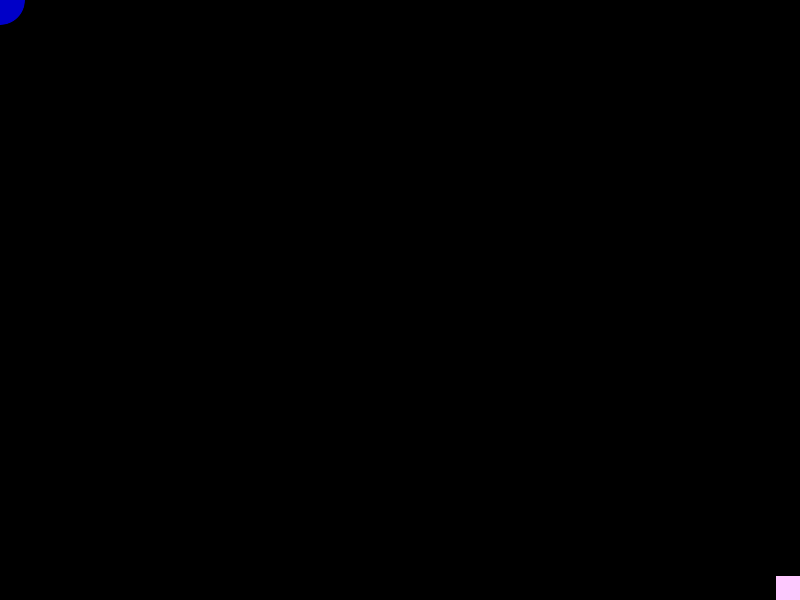
Frame 1 (no input)
Frame 60 (the mouse pressed at the canvas centre just before this capture): identical to frame 1, image omitted
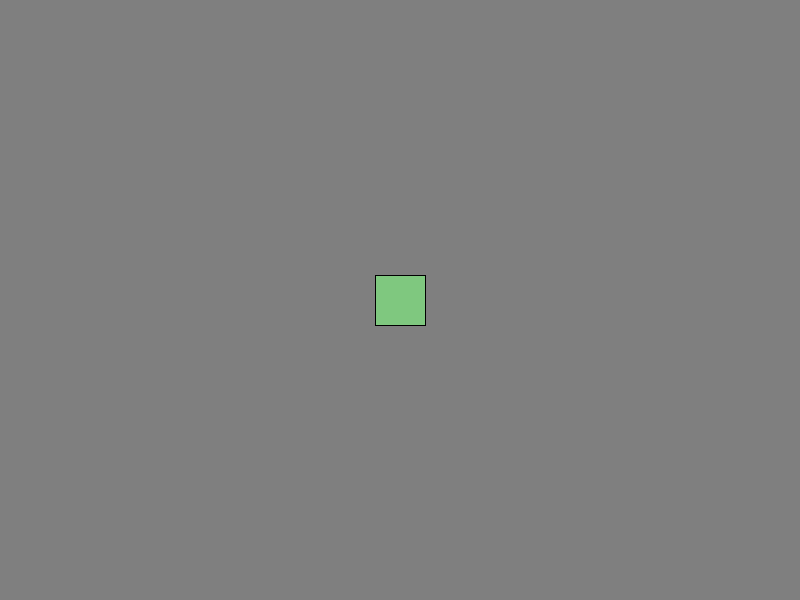
Frame 120 (the mouse held since frame 60 and released just before this capture)

The Processing sketch that drew these frames (run headless with seeded random() and noise(); from frame 60 on, the mouse is pressed at the canvas centre):

// Processing sketch: mouseshapes
// ── mouseshapes.pde
// Session 2 template: follow mouse + inverted shape + dynamic background

float circleX, circleY;
float squareX, squareY;

int circleSize = 50;
int squareSize = 50;

void setup() {
  size(800, 600);
  rectMode(CENTER);
}

void draw() {
  // Dynamic background based on mouse position (clear mapping)
  float bgR = map(mouseX, 0, width, 0, 255);
  float bgG = map(mouseY, 0, height, 0, 255);
  float bgB = map(mouseX + mouseY, 0, width + height, 0, 255);
  background(bgR, bgG, bgB);

  // Follow mouse
  circleX = mouseX;
  circleY = mouseY;

  // Inverted movement (removed copyed around center)
  squareX = width  - mouseX;
  squareY = height - mouseY;

  // Colors based on position
  float cR = map(circleX, 0, width, 0, 255);
  float cG = map(circleY, 0, height, 0, 255);
  fill(cR, cG, 200);
  ellipse(circleX, circleY, circleSize, circleSize);

  float sR = map(squareX, 0, width, 0, 255);
  float sG = map(squareY, 0, height, 0, 255);
  fill(sR, 200, sG);
  rect(squareX, squareY, squareSize, squareSize);
}
